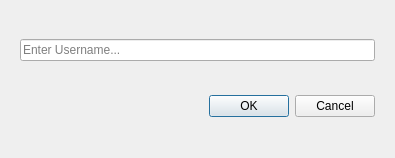
<?xml version="1.0" encoding="UTF-8"?>
<ui version="4.0">
 <class>Dialog</class>
 <widget class="QDialog" name="Dialog">
  <property name="geometry">
   <rect>
    <x>0</x>
    <y>0</y>
    <width>395</width>
    <height>158</height>
   </rect>
  </property>
  <property name="windowTitle">
   <string>Dialog</string>
  </property>
  <layout class="QVBoxLayout" name="verticalLayout" stretch="0,0">
   <property name="sizeConstraint">
    <enum>QLayout::SetDefaultConstraint</enum>
   </property>
   <property name="leftMargin">
    <number>20</number>
   </property>
   <property name="rightMargin">
    <number>20</number>
   </property>
   <item>
    <widget class="QLineEdit" name="input_field">
     <property name="placeholderText">
      <string notr="true">Enter Username...</string>
     </property>
    </widget>
   </item>
   <item>
    <widget class="QDialogButtonBox" name="button_box">
     <property name="orientation">
      <enum>Qt::Horizontal</enum>
     </property>
     <property name="standardButtons">
      <set>QDialogButtonBox::Cancel|QDialogButtonBox::Ok</set>
     </property>
    </widget>
   </item>
  </layout>
 </widget>
 <resources/>
 <connections>
  <connection>
   <sender>button_box</sender>
   <signal>accepted()</signal>
   <receiver>Dialog</receiver>
   <slot>accept()</slot>
   <hints>
    <hint type="sourcelabel">
     <x>248</x>
     <y>254</y>
    </hint>
    <hint type="destinationlabel">
     <x>157</x>
     <y>274</y>
    </hint>
   </hints>
  </connection>
  <connection>
   <sender>button_box</sender>
   <signal>rejected()</signal>
   <receiver>Dialog</receiver>
   <slot>reject()</slot>
   <hints>
    <hint type="sourcelabel">
     <x>316</x>
     <y>260</y>
    </hint>
    <hint type="destinationlabel">
     <x>286</x>
     <y>274</y>
    </hint>
   </hints>
  </connection>
 </connections>
</ui>
